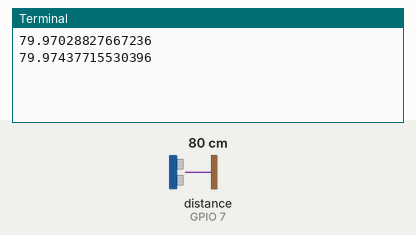
A program run on a simulated Raspberry Pi (BCM pin numbers). Shown: the last lines printed to the terminal. The test bench sets the inputs (shaded band); at power-on: distance to the obstacle (sensor on GPIO 7) 80 cm. The echo pulse lasts 58.3 µs per cm; the clock reads 2024-03-15 10:24:30 at power-on unless the program sets it.

Above: at 1.2 s.
1.3 s: distance to the obstacle (sensor on GPIO 7) set to 2 cm
At 2.4 s:
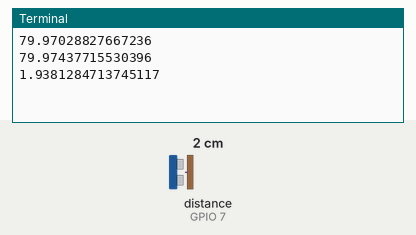
2.8 s: distance to the obstacle (sensor on GPIO 7) set to 4 cm
At 3.8 s:
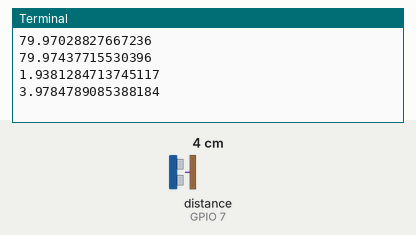
Timing chart, 0 to 5.8 s (numbered marks = the images above; inputs shaded):
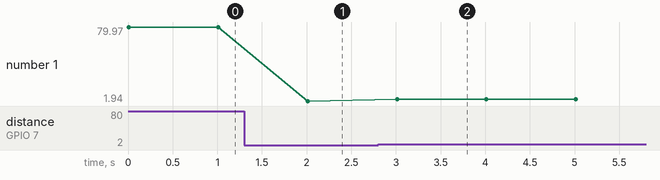

Measured:
- after the input at 1.3 s, the terminal: prints a new line after 0.71 s (image 1)
- after the input at 2.8 s, the terminal: prints a new line after 0.21 s (image 2)
- plotted number 1: 79.97 → 1.94 after the input at 1.3 s, 1.94 → 3.98 after the input at 2.8 s

The program:

1.1_ultrasonicoHCSR04.py
```python
import RPi.GPIO as GPIO
import time

GPIO.setmode(GPIO.BCM) # placa en modo BCM
GPIO_TRIGGER = 8 # usar el pin GPIO 24 como TRIGGER
GPIO_ECHO = 7 # usar el pint GPIO 26 como ECHO

GPIO.setup(GPIO_TRIGGER, GPIO.OUT) # configurar TRIGGER como salida
GPIO.setup(GPIO_ECHO, GPIO.IN) # configurar ECHO como entrada
GPIO.setup(GPIO_TRIGGER, False) # poner el pint 23 como LOW

try:
    while True:
        GPIO.output(GPIO_TRIGGER, True) # enviar pulso de ultrasonidos
        time.sleep(0.00001)
        GPIO.output(GPIO_TRIGGER, False) # apagar pulso
        start = time.time()
        while GPIO.input(GPIO_ECHO) == 0: # mientras el sensor no reciba señal
            start = time.time()
        while GPIO.input(GPIO_ECHO) == 1: # si se recibe señal
            stop = time.time()
        elapsed = stop - start # tiempo transcurrido
        distance = (elapsed * 34300) / 2 # distancia
        print(distance)
        time.sleep(1)
except KeyboardInterrupt:
    print('quit')
    GPIO.cleanup()
```
